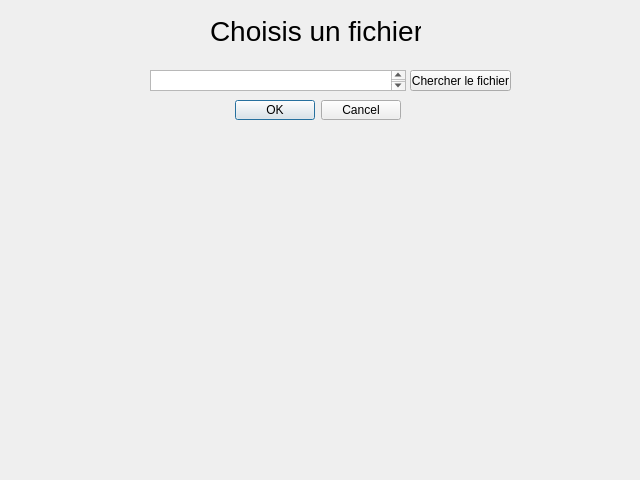
<?xml version="1.0" encoding="UTF-8"?>
<ui version="4.0">
 <class>simLoad</class>
 <widget class="QDialog" name="simLoad">
  <property name="geometry">
   <rect>
    <x>0</x>
    <y>0</y>
    <width>640</width>
    <height>480</height>
   </rect>
  </property>
  <property name="windowTitle">
   <string>Dialog</string>
  </property>
  <widget class="QDialogButtonBox" name="buttonBox">
   <property name="geometry">
    <rect>
     <x>-220</x>
     <y>100</y>
     <width>621</width>
     <height>20</height>
    </rect>
   </property>
   <property name="orientation">
    <enum>Qt::Horizontal</enum>
   </property>
   <property name="standardButtons">
    <set>QDialogButtonBox::Cancel|QDialogButtonBox::Ok</set>
   </property>
  </widget>
  <widget class="QLabel" name="label">
   <property name="geometry">
    <rect>
     <x>210</x>
     <y>10</y>
     <width>211</width>
     <height>41</height>
    </rect>
   </property>
   <property name="font">
    <font>
     <pointsize>21</pointsize>
    </font>
   </property>
   <property name="text">
    <string>Choisis un fichier</string>
   </property>
  </widget>
  <widget class="QPushButton" name="pushButton">
   <property name="geometry">
    <rect>
     <x>410</x>
     <y>70</y>
     <width>101</width>
     <height>21</height>
    </rect>
   </property>
   <property name="text">
    <string>Chercher le fichier</string>
   </property>
  </widget>
  <widget class="QTextBrowser" name="textBrowser">
   <property name="geometry">
    <rect>
     <x>150</x>
     <y>70</y>
     <width>256</width>
     <height>21</height>
    </rect>
   </property>
  </widget>
 </widget>
 <resources/>
 <connections>
  <connection>
   <sender>buttonBox</sender>
   <signal>accepted()</signal>
   <receiver>simLoad</receiver>
   <slot>accept()</slot>
   <hints>
    <hint type="sourcelabel">
     <x>248</x>
     <y>254</y>
    </hint>
    <hint type="destinationlabel">
     <x>157</x>
     <y>274</y>
    </hint>
   </hints>
  </connection>
  <connection>
   <sender>buttonBox</sender>
   <signal>rejected()</signal>
   <receiver>simLoad</receiver>
   <slot>reject()</slot>
   <hints>
    <hint type="sourcelabel">
     <x>316</x>
     <y>260</y>
    </hint>
    <hint type="destinationlabel">
     <x>286</x>
     <y>274</y>
    </hint>
   </hints>
  </connection>
 </connections>
</ui>
